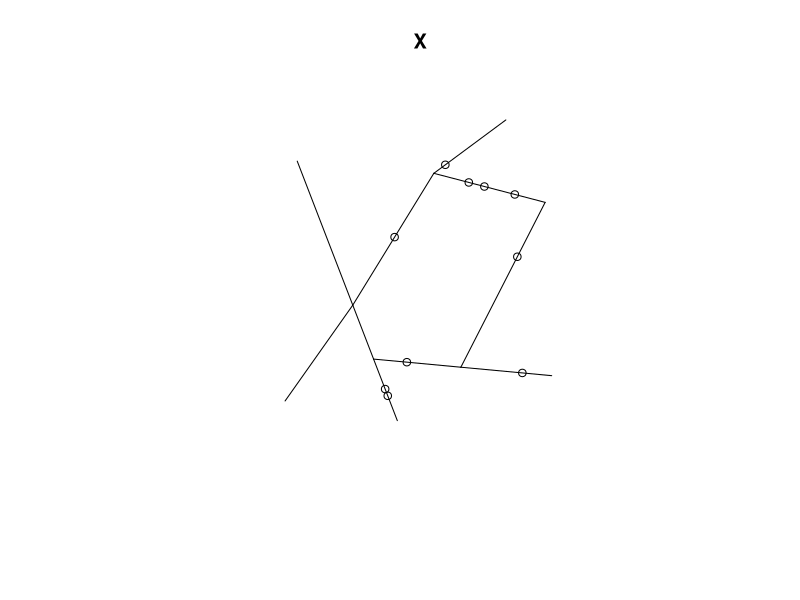

The R source for this figure:
library(spatstat)


### Name: runiflpp
### Title: Uniform Random Points on a Linear Network
### Aliases: runiflpp
### Keywords: spatial datagen

### ** Examples

   data(simplenet)
   X <- runiflpp(10, simplenet)
   plot(X)
  # marked
   Z <- runiflpp(c(a=10, b=3), simplenet)
